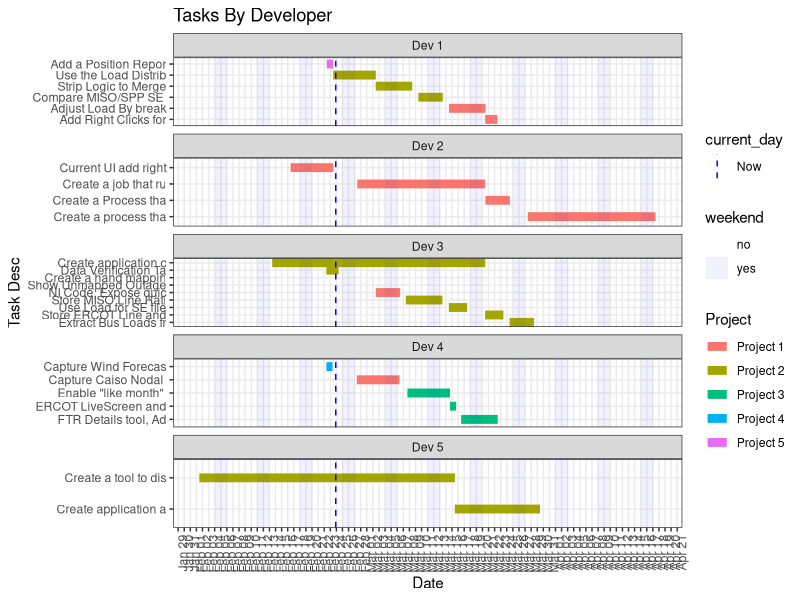
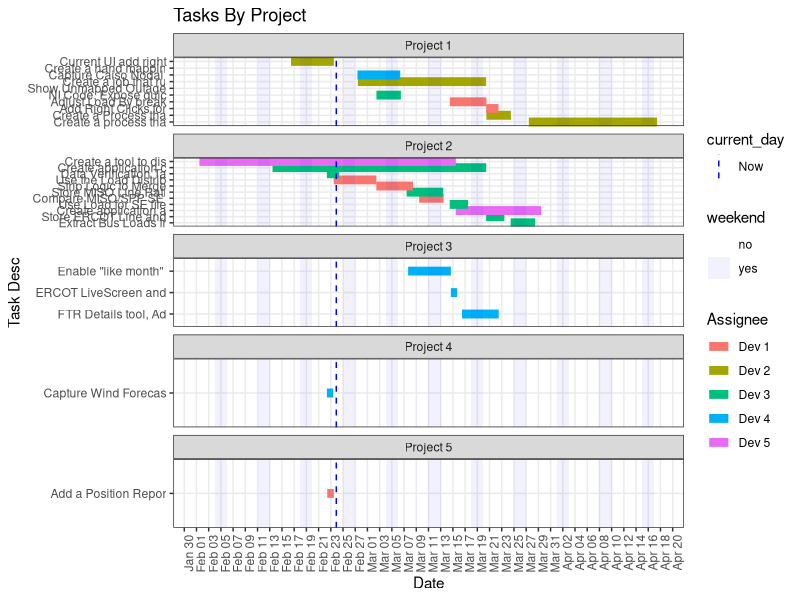

Write the R code that produced these figures, in order.
 library(openxlsx)
 library(ggplot2)
 library(dplyr)
 library(lubridate)
 library(scales)
 
# raw tasks downloaded to csv from Jira 
 # https://confluence.atlassian.com/jira064/exporting-search-results-to-microsoft-excel-720416693.html
raw <- read.xlsx("gantt_chart_data.xlsx", startRow = 4, detectDates = TRUE) 


processed_data <- raw %>% 
  data.frame(.) %>%  
  select(Project, Summary, Planned.Start, Planned.End, Assignee) %>%
  na.omit() %>%
# Converting excel DateTime serial number to R DateTime
  # https://stackoverflow.com/questions/19172632/converting-excel-datetime-serial-number-to-r-datetime
  mutate(start = ymd_hms(as.POSIXct(Planned.Start * (60*60*24), origin = "1899-12-30", tz = "GMT")),
         end = ymd_hms(as.POSIXct(Planned.End * (60*60*24), origin = "1899-12-30", tz = "GMT")),
         short_sum = substr(Summary, 0, 20)) %>%
  select(-c(Planned.Start, Planned.End, Summary)) %>%
  arrange(desc(start), short_sum) %>% 
  mutate(short_sum = factor(short_sum, levels = unique(short_sum)))


today_df <- data.frame(val = as.numeric(force_tz(ymd_hms("2017-02-23 16:33:15"), tzone = "America/New_York")), 
                       current_day = "Now")

#needed to highlight the days that are weeekends
weekends <- data.frame(date = seq(floor_date(min(processed_data$start),unit = "day"), 
                                  ceiling_date(max(processed_data$end),unit = "day"), 
                                  by = "hour")) %>%
  mutate(weekend = ifelse(wday(date) %in% c(1,7), "yes","no"),
         month = month(date),
         day = day(date)) %>%
  group_by(day, month, weekend) %>%
  summarize(start = min(date), end = max(date) + minutes(60))

# tasks by developer
ggplot(data = processed_data) +
  geom_segment(aes(y = short_sum, 
                   yend = short_sum, 
                   x = start, xend = end, 
                   color = Project),size=3) +
  geom_vline(data = today_df, aes(xintercept = val, linetype = current_day), color = "blue") +
  scale_linetype_manual(values = 'dashed') +
  geom_rect(data = weekends, aes(xmin = start, xmax = end, fill = weekend), ymin=-Inf,ymax= Inf) +
  scale_fill_manual(values = alpha(c("gray", 'blue'), c(0.0, .05)))  + 
  scale_x_datetime(date_labels = "%b %d", date_breaks = "1 day", minor_breaks = NULL ) +
  facet_wrap(~Assignee, ncol = 1, scales = "free_y") +
  theme_bw() +
  theme(axis.text.x = element_text(angle = 90, hjust = 1)) +
  labs(title = "Tasks By Developer", y = "Task Desc", x = "Date")

# tasks by Projects
ggplot(data = processed_data) +
  geom_segment(aes(y = short_sum, 
                   yend = short_sum, 
                   x = start, xend = end, 
                   color = Assignee),size=3) +
  geom_vline(data = today_df, aes(xintercept = val, linetype = current_day), color = "blue") +
  scale_linetype_manual(values = 2) +
  geom_rect(data = weekends, aes(xmin = start, xmax = end, fill = weekend), ymin=-Inf,ymax= Inf) +
  scale_fill_manual(values = alpha(c("gray", 'blue'), c(0.0, .05)))  + 
  scale_x_datetime(date_labels = "%b %d", date_breaks = "2 day", minor_breaks = NULL ) +
  facet_wrap(~Project, ncol = 1, scales = "free_y") +
  theme_bw() +
  theme(axis.text.x = element_text(angle = 90, hjust = 1)) +
  labs(title = "Tasks By Project", y = "Task Desc", x = "Date")


